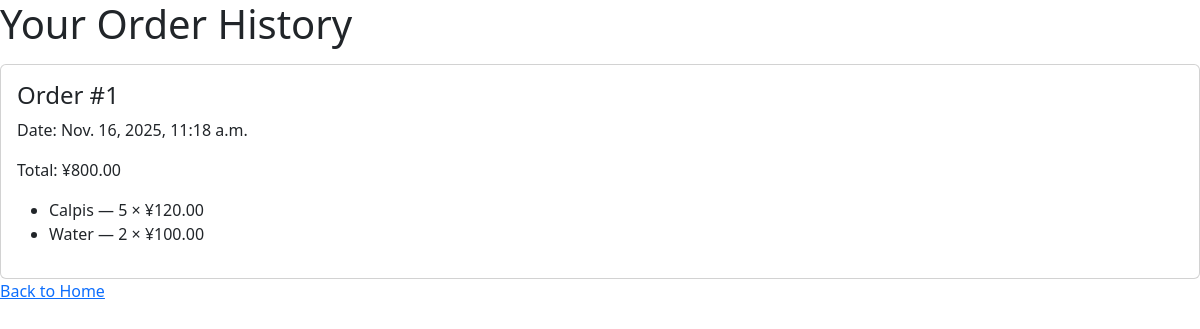
Screenshot of /orders/ (signed in) with the database file from the repository.
### shop/models.py (models this page shows, shortened)
class Order(models.Model):
    user = models.ForeignKey(User, on_delete=models.CASCADE)
    user_order_number = models.IntegerField()
    total = models.DecimalField(max_digits=10, decimal_places=2)
    created_at = models.DateTimeField(auto_now_add=True)

class OrderItem(models.Model):
    order = models.ForeignKey(
        Order,
        on_delete=models.CASCADE,
        related_name='order_items')
    product = models.ForeignKey(Product, on_delete=models.SET_NULL, null=True)
    quantity = models.PositiveIntegerField()
    price = models.DecimalField(max_digits=10, decimal_places=2)

class Product(models.Model):
    name = models.CharField(max_length=100)
    description = models.TextField()
    price = models.DecimalField(max_digits=10, decimal_places=2)
    stock = models.PositiveIntegerField(default=0)
    category = models.ForeignKey(Category, on_delete=models.SET_NULL, null=True, blank=True)
    image = models.ImageField(upload_to='products/', null=True, blank=True)
    image_name = models.CharField(max_length=100, blank=True)

### shop/views.py (the view)
# urls.py: path('orders/', views.order_history, name='order_history'),
@login_required
def order_history(request):
    orders = Order.objects.filter(user=request.user).order_by("-created_at")
    context = {'orders': orders}
    return render(request, "shop/order_history.html", context)

### shop/templates/shop/order_history.html (shortened to what this page needs)
<!DOCTYPE html>
<html lang="en">
<head>
    <link rel="stylesheet" href="https://cdn.jsdelivr.net/npm/bootstrap@5.3.2/dist/css/bootstrap.min.css">
</head>
<body>
    <h1>Your Order History</h1>
    {% for order in orders %}
        <div class="card mt-3 p-3">
            <h4>Order #{{ order.user_order_number }}</h4>
            <p>Date: {{ order.created_at }}</p>
            <p>Total: ¥{{ order.total }}</p>
            <ul>
            {% for item in order.order_items.all %}
                <li>{{ item.product.name }} — {{ item.quantity }} × ¥{{ item.price }}</li>
            {% endfor %}
            </ul>
        </div>
    {% empty %}
        <p>You have no order history yet.</p>
    {% endfor %}
    <a href="{% url 'home' %}">Back to Home</a>
</body>
</html>

### rows the page displays
Order: user_order_number "1", created_at "Nov. 16, 2025, 11:18 a.m.", total "800.00"
OrderItem: product.name "Calpis", quantity "5", price "120.00"
OrderItem: product.name "Water", quantity "2", price "100.00"
